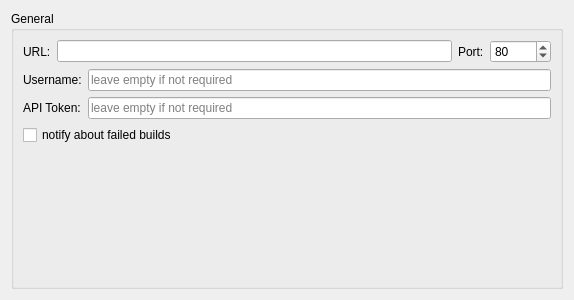
<?xml version="1.0" encoding="UTF-8"?>
<ui version="4.0">
 <class>JenkinsSettingsWidget</class>
 <widget class="QWidget" name="JenkinsSettingsWidget">
  <property name="geometry">
   <rect>
    <x>0</x>
    <y>0</y>
    <width>574</width>
    <height>300</height>
   </rect>
  </property>
  <property name="windowTitle">
   <string>Form</string>
  </property>
  <layout class="QGridLayout" name="gridLayout">
   <item row="0" column="0">
    <widget class="QGroupBox" name="groupBox">
     <property name="title">
      <string>General</string>
     </property>
     <layout class="QGridLayout" name="gridLayout_2">
      <item row="0" column="0">
       <layout class="QVBoxLayout" name="verticalLayout">
        <item>
         <layout class="QHBoxLayout" name="horizontalLayout">
          <item>
           <widget class="QLabel" name="label">
            <property name="text">
             <string>URL:</string>
            </property>
           </widget>
          </item>
          <item>
           <widget class="QLineEdit" name="urlLineEdit">
            <property name="placeholderText">
             <string/>
            </property>
           </widget>
          </item>
          <item>
           <widget class="QLabel" name="label_2">
            <property name="text">
             <string>Port:</string>
            </property>
           </widget>
          </item>
          <item>
           <widget class="QSpinBox" name="portSpinBox">
            <property name="minimum">
             <number>1</number>
            </property>
            <property name="maximum">
             <number>65535</number>
            </property>
            <property name="value">
             <number>80</number>
            </property>
           </widget>
          </item>
         </layout>
        </item>
        <item>
         <layout class="QFormLayout" name="formLayout">
          <item row="0" column="0">
           <widget class="QLabel" name="label_3">
            <property name="text">
             <string>Username:</string>
            </property>
           </widget>
          </item>
          <item row="0" column="1">
           <widget class="QLineEdit" name="usernameLineEdit">
            <property name="placeholderText">
             <string>leave empty if not required</string>
            </property>
           </widget>
          </item>
          <item row="1" column="0">
           <widget class="QLabel" name="label_4">
            <property name="text">
             <string>API Token:</string>
            </property>
           </widget>
          </item>
          <item row="1" column="1">
           <widget class="QLineEdit" name="apiTokenLineEdit">
            <property name="echoMode">
             <enum>QLineEdit::Password</enum>
            </property>
            <property name="placeholderText">
             <string>leave empty if not required</string>
            </property>
           </widget>
          </item>
         </layout>
        </item>
        <item>
         <widget class="QCheckBox" name="notifyAboutFailedBuilds">
          <property name="toolTip">
           <string>&lt;html&gt;&lt;head/&gt;&lt;body&gt;&lt;p&gt;If checked, error message will be added to &amp;quot;Issues&amp;quot; pane, when build is failed&lt;/p&gt;&lt;/body&gt;&lt;/html&gt;</string>
          </property>
          <property name="text">
           <string>notify about failed builds</string>
          </property>
         </widget>
        </item>
        <item>
         <spacer name="verticalSpacer">
          <property name="orientation">
           <enum>Qt::Vertical</enum>
          </property>
          <property name="sizeHint" stdset="0">
           <size>
            <width>20</width>
            <height>40</height>
           </size>
          </property>
         </spacer>
        </item>
       </layout>
      </item>
     </layout>
    </widget>
   </item>
  </layout>
 </widget>
 <resources/>
 <connections/>
</ui>
